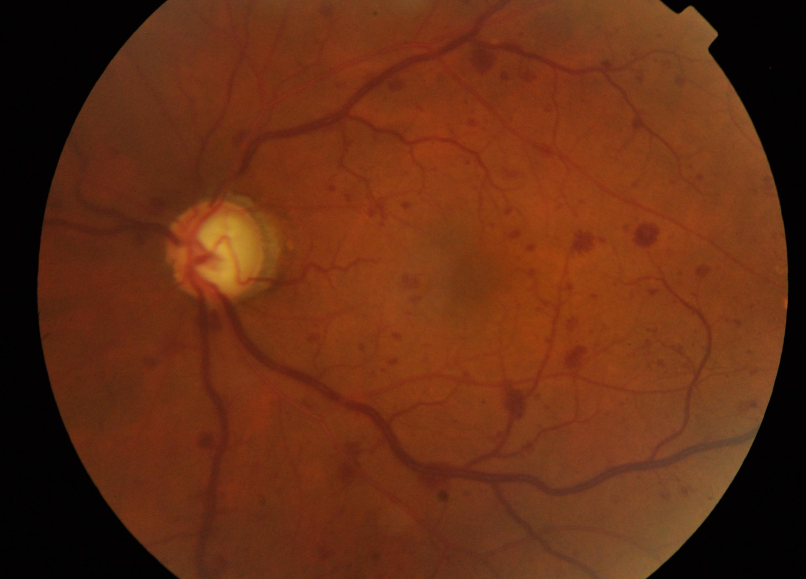
#> input picture uploads/05c154375b3e4ddf8548a5f7b19f9667.png, 2416 x 1736 px (shown at 1/3 size)
$ python -i preprocessing.py   (imports and definitions only)
#> lines starting #> are read from the running program, lines starting #| are printed output that depends on the picture
# ============================================================
#  ml/preprocessing.py — RetinaGuard Image Preprocessing
#
#  Key upgrade over the original:
#  1. CLAHE (Contrast Limited Adaptive Histogram Equalization)
#     → dramatically improves visibility of microaneurysms,
#       haemorrhages and exudates in retinal images.
#  2. Rich augmentation pipeline (train) vs clean pipeline (screening)
#  3. Fully composable — swap transforms without touching model code
# ============================================================

import cv2
import numpy as np
from PIL import Image
import torchvision.transforms as T

from ml.config import (
    IMAGE_SIZE, NORM_MEAN, NORM_STD,
    CLAHE_CLIP_LIMIT, CLAHE_TILE_GRID,
    AUG_HFLIP_PROB, AUG_VFLIP_PROB,
    AUG_ROTATE_DEG, AUG_BRIGHTNESS,
    AUG_CONTRAST, AUG_SATURATION, AUG_HUE,
)


# ── CLAHE helper ─────────────────────────────────────────────

def apply_clahe(pil_image: Image.Image) -> Image.Image:
    """
    Apply CLAHE to each channel of an RGB PIL image.
    Returns an enhanced PIL image ready for further transforms.
    CLAHE boosts local contrast, making DR lesions more visible.
    """
    img_np = np.array(pil_image)

    # Convert to LAB colour space; apply CLAHE only on L channel
    lab = cv2.cvtColor(img_np, cv2.COLOR_RGB2LAB)
#> lab: shape (1736, 2416, 3); mean of channels 0, 1, 2 66.9, 150.1, 154.6
    l_ch, a_ch, b_ch = cv2.split(lab)
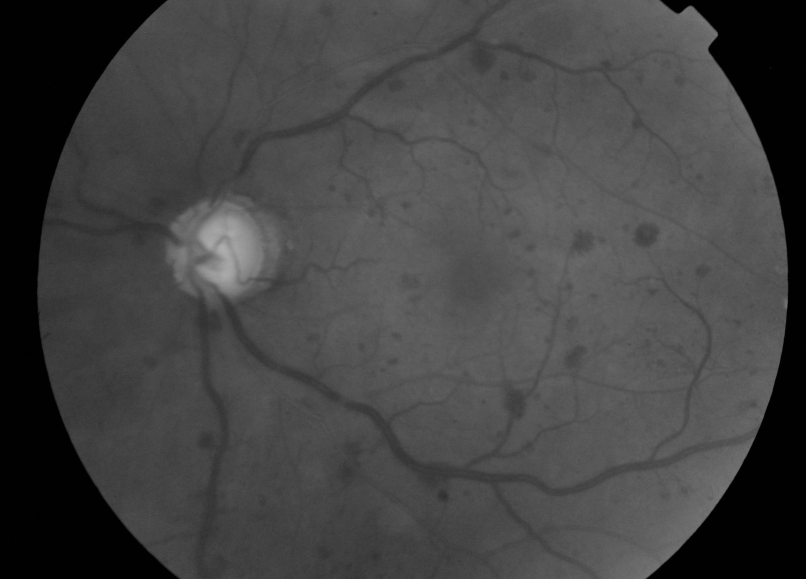
#> l_ch: shape (1736, 2416) (shown at 1/3 size); min 0, max 176, mean 66.9
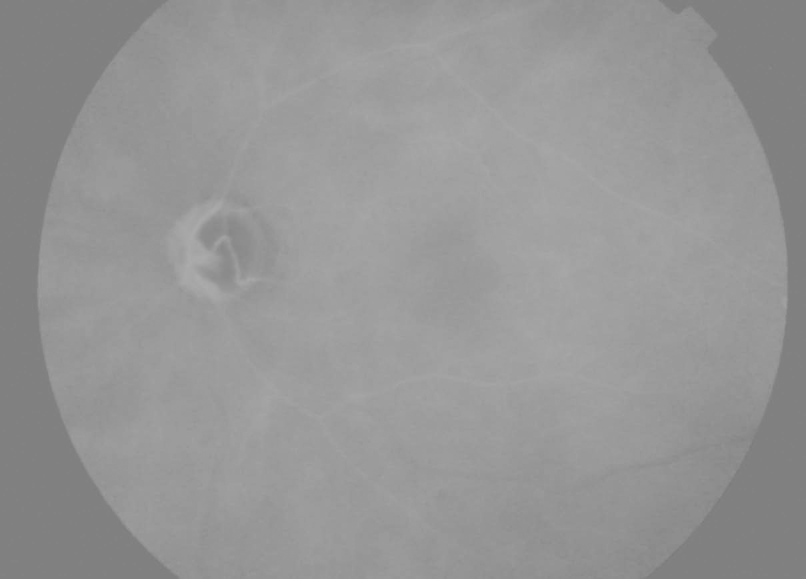
#> a_ch: shape (1736, 2416) (shown at 1/3 size); min 119, max 172, mean 150.1

    clahe = cv2.createCLAHE(
        clipLimit=CLAHE_CLIP_LIMIT,
        tileGridSize=CLAHE_TILE_GRID,
    )
    l_eq = clahe.apply(l_ch)
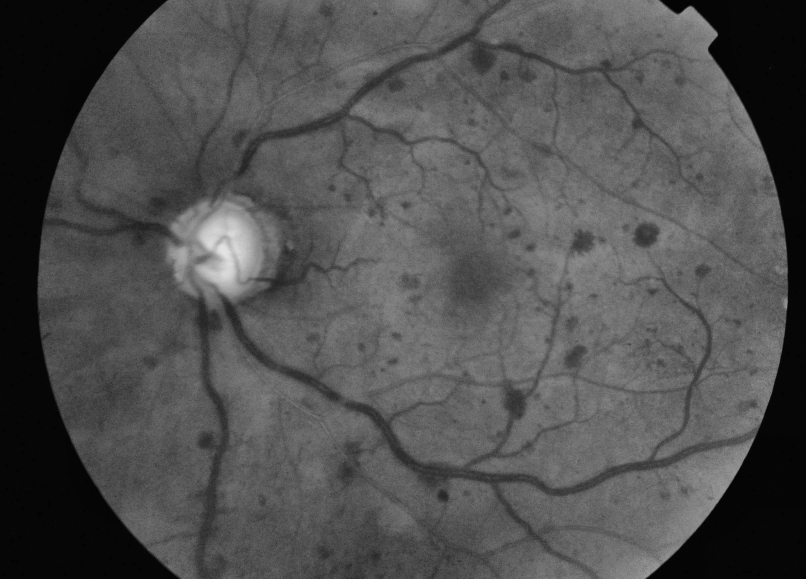
#> l_eq: shape (1736, 2416) (shown at 1/3 size); min 2, max 228, mean 79.8

    lab_eq = cv2.merge([l_eq, a_ch, b_ch])
#> lab_eq: shape (1736, 2416, 3); mean of channels 0, 1, 2 79.8, 150.1, 154.6
    img_enhanced = cv2.cvtColor(lab_eq, cv2.COLOR_LAB2RGB)
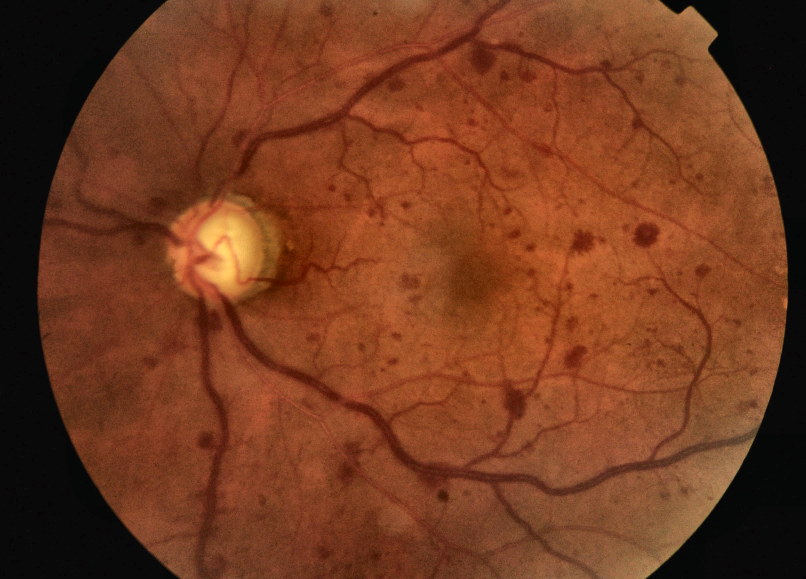
#> img_enhanced: shape (1736, 2416, 3) (shown at 1/3 size); mean R, G, B 115.2, 58.4, 31.5
    return Image.fromarray(img_enhanced)


class CLAHETransform:
    """Torchvision-compatible wrapper around apply_clahe."""
    def __call__(self, img: Image.Image) -> Image.Image:
        return apply_clahe(img)


# ── Transform pipelines ──────────────────────────────────────

def get_train_transforms() -> T.Compose:
    """
    Augmented pipeline for training.
    Order: CLAHE → resize → spatial augs → colour jitter → tensor → normalise
    """
    return T.Compose([
        CLAHETransform(),
        T.Resize((IMAGE_SIZE, IMAGE_SIZE)),
        T.RandomHorizontalFlip(p=AUG_HFLIP_PROB),
        T.RandomVerticalFlip(p=AUG_VFLIP_PROB),
        T.RandomRotation(degrees=AUG_ROTATE_DEG),
        T.ColorJitter(
            brightness=AUG_BRIGHTNESS,
            contrast=AUG_CONTRAST,
            saturation=AUG_SATURATION,
            hue=AUG_HUE,
        ),
        T.ToTensor(),
        T.Normalize(mean=NORM_MEAN, std=NORM_STD),
    ])


def get_val_transforms() -> T.Compose:
    """
    Clean pipeline for validation / inference.
    CLAHE is still applied so the model sees the same contrast enhancement.
    """
    return T.Compose([
        CLAHETransform(),
        T.Resize((IMAGE_SIZE, IMAGE_SIZE)),
        T.ToTensor(),
        T.Normalize(mean=NORM_MEAN, std=NORM_STD),
    ])


def load_image(path: str) -> Image.Image:
    """Load an image from disk as an RGB PIL Image."""
    return Image.open(path).convert("RGB")

>>> import cv2
>>> picture = cv2.cvtColor(cv2.imread('../uploads/05c154375b3e4ddf8548a5f7b19f9667.png'), cv2.COLOR_BGR2RGB)
>>> result = apply_clahe(picture)

$ run again, on uploads/3e7bf0da8bd741f787cba90f88e317cb.png
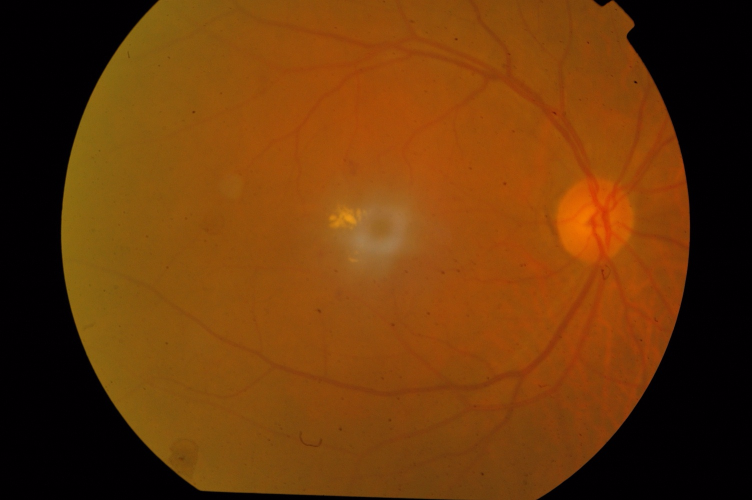
#> input picture uploads/3e7bf0da8bd741f787cba90f88e317cb.png, 1504 x 1000 px (shown at 1/2 size)
#> lab: shape (1000, 1504, 3); mean of channels 0, 1, 2 75.9, 146.5, 161.6
#> in apply_clahe, `l_ch, a_ch, b_ch = cv2.split(lab)`:
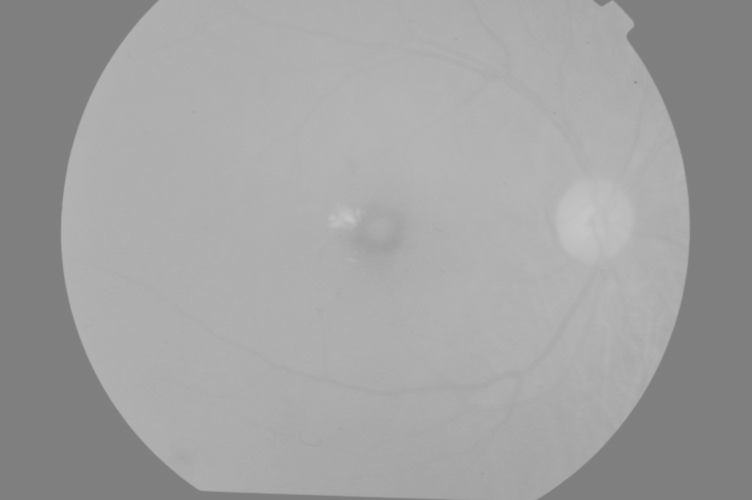
#> b_ch: shape (1000, 1504) (shown at 1/2 size); min 125, max 199, mean 161.6
#> lab_eq: shape (1000, 1504, 3); mean of channels 0, 1, 2 81.1, 146.5, 161.6
#> in apply_clahe, `img_enhanced = cv2.cvtColor(lab_eq, cv2.COLOR_LAB2RGB)`:
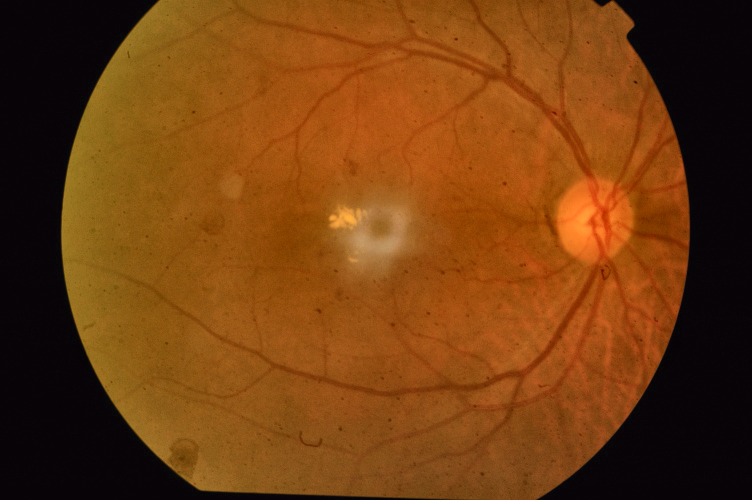
#> img_enhanced: shape (1000, 1504, 3) (shown at 1/2 size); mean R, G, B 114.4, 61.9, 16
